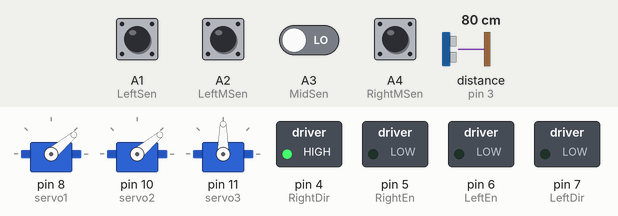
The sketch below on a simulated Arduino Uno, built with avr-gcc and run on an emulated ATmega328P. Shown: 3 × servo, switched loads named in the sketch (green lamp = pin HIGH). The inputs (shaded band) are chosen by the test bench; at power-on: A1 (LeftSen), A2 (LeftMSen), A4 (RightMSen) HIGH, A3 (MidSen) LOW, distance to the obstacle (sensor on pin 3) 80 cm. The echo pulse lasts 58.3 µs per cm; what the sketch prints to the serial monitor is not drawn.

Above: at 1.2 s.
1.3 s: distance to the obstacle (sensor on pin 3) set to 18 cm
3.8 s: distance to the obstacle (sensor on pin 3) set to 13 cm
At 12.0 s:
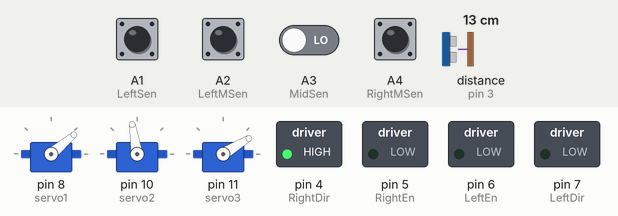
At 19.5 s:
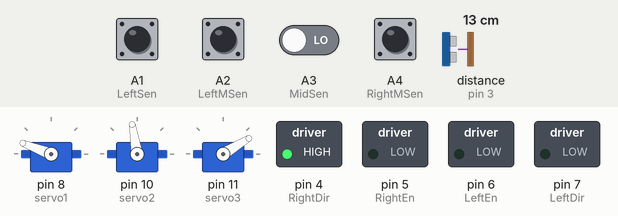
Timing chart, 0 to 27.0 s (numbered marks = the images above; inputs shaded):
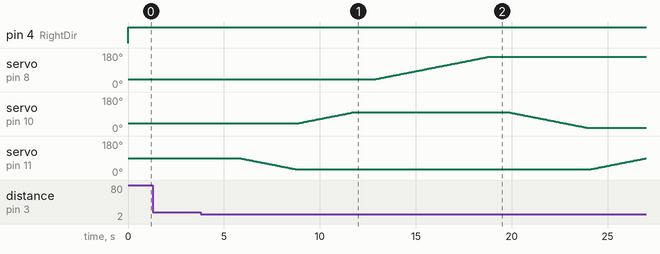

The sketch:

robot_lin_follower_robotic_arm_v1_3.ino
```cpp
// (licence header left out)
//--Ultrasonic Library--
#include <NewPing.h>

//--Servo Library--
#include <Servo.h>

//--Servo Motor--
Servo servo1;
Servo servo2;
Servo servo3;

//--Define HC-Sro4 Pin--
#define trigPin 2
#define echoPin 3
#define MAX_DISTANCE 350

//--Define HC-Sro4 state--
NewPing sonar (trigPin, echoPin, MAX_DISTANCE);
float duration, distance;

//--Define Flag--
int ballFound = 0;
int basketFound = 0;

int servo_1 = 0;
int servo_2 = 0;
int servo_3 = 0;

//--Define Motor Pin--
int RightEn = 5;
int RightDir = 4;
int LeftEn = 6;
int LeftDir = 7;

//--Define LS05 Motor Pin--
int LeftSen = A1;
int LeftMSen = A2;
int MidSen = A3;
int RightMSen = A4;
int RightSen = A5;

void setup() {

  Serial.begin(115200);
  //Motor Driver Pin Setup
  pinMode(RightEn, OUTPUT);
  pinMode(RightDir, OUTPUT);
  pinMode(LeftEn, OUTPUT);
  pinMode(LeftDir, OUTPUT);

  //LSS05 Pin Setup
  pinMode(LeftSen, INPUT);
  pinMode(LeftMSen, INPUT);
  pinMode(MidSen, INPUT);
  pinMode(RightMSen, INPUT);
  pinMode(RightSen, INPUT);

  servo1.attach(8);
  servo2.attach(10);
  servo3.attach(11);

  //Initial Setup position of Servo Motors
  servo1.write(40); //gripper
  servo2.write(40); //gripper supporter
  servo3.write(90); //stand for servo

  //Ultrasonic State
  pinMode(trigPin, OUTPUT);
  pinMode(trigPin, INPUT);
}

void loop() {

  following_line();
  delay(500);
  object_detection();
  delay(500);
}

void following_line()
{
  //Motor Direction Forward
  digitalWrite(RightDir, HIGH);
  digitalWrite(LeftDir, LOW);

  //LSS05 will read the dark stripe and move based on its specified PWM value
  if((digitalRead(LeftSen)==0)&&(digitalRead(LeftMSen)==0)&&(digitalRead(MidSen)==1)&&(digitalRead(RightMSen)==0)&&(digitalRead(RightSen)==0))
  {
    analogWrite(RightEn, 40);   //PWM Speed Control //200
    analogWrite(LeftEn, 40);   //PWM Speed Control //200
  }
  else if((digitalRead(LeftSen)==0)&&(digitalRead(LeftMSen)==1)&&(digitalRead(MidSen)==1)&&(digitalRead(RightMSen)==0)&&(digitalRead(RightSen)==0))
  {
    analogWrite(RightEn, 40);   //PWM Speed Control //200
    analogWrite(LeftEn, 30);   //PWM Speed Control //140
  }
  else if((digitalRead(LeftSen)==0)&&(digitalRead(LeftMSen)==1)&&(digitalRead(MidSen)==0)&&(digitalRead(RightMSen)==0)&&(digitalRead(RightSen)==0))
  {
    analogWrite(RightEn, 40);   //PWM Speed Control //200
    analogWrite(LeftEn, 20);   //PWM Speed Control  //90
  }
  else if((digitalRead(LeftSen)==1)&&(digitalRead(LeftMSen)==1)&&(digitalRead(MidSen)==0)&&(digitalRead(RightMSen)==0)&&(digitalRead(RightSen)==0))
  {
    analogWrite(RightEn, 40);   //PWM Speed Control //200
    analogWrite(LeftEn, 10);   //PWM Speed Control  //50
  }
  else if((digitalRead(LeftSen)==1)&&(digitalRead(LeftMSen)==0)&&(digitalRead(MidSen)==0)&&(digitalRead(RightMSen)==0)&&(digitalRead(RightSen)==0))
  {
    analogWrite(RightEn, 40);   //PWM Speed Control //200
    analogWrite(LeftEn, 0);   //PWM Speed Control //0
  }
  else if((digitalRead(LeftSen)==0)&&(digitalRead(LeftMSen)==0)&&(digitalRead(MidSen)==1)&&(digitalRead(RightMSen)==1)&&(digitalRead(RightSen)==0))
  {
    analogWrite(RightEn, 30);   //PWM Speed Control //140
    analogWrite(LeftEn, 40);   //PWM Speed Control  //200
  }
  else if((digitalRead(LeftSen)==0)&&(digitalRead(LeftMSen)==0)&&(digitalRead(MidSen)==0)&&(digitalRead(RightMSen)==1)&&(digitalRead(RightSen)==0))
  {
    analogWrite(RightEn, 20);   //PWM Speed Control //90
    analogWrite(LeftEn, 40);   //PWM Speed Control //200
  }
  else if((digitalRead(LeftSen)==0)&&(digitalRead(LeftMSen)==0)&&(digitalRead(MidSen)==0)&&(digitalRead(RightMSen)==1)&&(digitalRead(RightSen)==1))
  {
    analogWrite(RightEn, 10);   //PWM Speed Control //50
    analogWrite(LeftEn, 40);   //PWM Speed Control  //200
  }
  else if((digitalRead(LeftSen)==0)&&(digitalRead(LeftMSen)==0)&&(digitalRead(MidSen)==0)&&(digitalRead(RightMSen)==0)&&(digitalRead(RightSen)==1))
  {
    analogWrite(RightEn, 0);   //PWM Speed Control //0
    analogWrite(LeftEn, 40);   //PWM Speed Control //200
  }
}

void object_detection()
{
  delay(50);
  duration = sonar.ping();
  distance = (duration/2) * 0.0343;
  Serial.print("Distance = ");
  Serial.print(distance);

  if ((distance > 3)&&(distance < 15)&&(ballFound==0)&&(basketFound==0))
  {
    //Ball Found, let's catch the ball !!
    if (servo_3 == 0 && servo_2 == 0 && servo_1 == 0)
    {
      analogWrite(RightEn,0);
      analogWrite(LeftEn,0);
      delay(1000);

      //Servo 3 will go from 90 position to its defined degree position that control the gripper motor
      for (int i = 90; i > 30; i--) {
        servo3.write(i);
        delay(50);
      }

      //Servo 2 will go down to assist the gripper
      for (int i = 40; i < 100; i++) {
        servo2.write(i);
        delay(50);
      }
      delay(1000);

      //Servo 1 Gripper going down and pick the ball
      for (int i = 40; i < 160; i++) {
        servo1.write(i);
        delay(50);
      }
      delay(1000);

      //Servo 1 Gripper will hold the ball and Servo 2 will go up
      for (int i = 100; i > 15; i--) { // ------ Consider to change to 40 later
        servo1.write(160); // Gripper will hold the motor
        servo2.write(i);
        delay(50);
      }

      //Servo 3 will go up
      for (int i = 30; i<90; i++)
      {
        servo3.write(i);
        delay(50);
        if ((i == 89)||(i == 90))
        {
          ballFound = 1;
          basketFound = 1;
        }
      }
      if ((ballFound == 1)&&(basketFound == 1)) {
        servo_3 = 1;
        servo_2 = 1;
        servo_1 = 1;
        //Motor Direction Right
        digitalWrite(RightDir, LOW);
        digitalWrite(LeftDir, LOW);
        analogWrite(RightEn, 120);   //PWM Speed Control
        analogWrite(LeftEn, 120);   //PWM Speed Control
        delay(1000);

        if((digitalRead(LeftSen)==1) || (digitalRead(LeftMSen)==1) || (digitalRead(MidSen)==1)|| (digitalRead(RightMSen)==1)|| (digitalRead(RightSen)==1))
        {
          analogWrite(RightEn,0);
          analogWrite(LeftEn,0);
          delay(500);
          following_line();
        }
    }
  }

  else if ((distance > 3)&&(distance < 15)&&(ballFound==1)&&(basketFound==1)) {

    //Basket Found, let's drop the ball !!
    if ((servo_3 == 1)&&(servo_2 == 1)&&(servo_1 == 1))
    {
      analogWrite(RightEn, 0);
      analogWrite(LeftEn, 0);
      delay(1000);

      //Servo 3 going down again
      for (int i = 90; i > 30; i--) {
        servo3.write(i);
        delay(50);
      }
      delay(1000);

      //Servo 2 will go down to assist the gripper
      for (int i = 15; i<100; i++) {
        servo2.write(i);
        delay(50);
      }
      delay(1000);

      //Servo 1 Gripper go down and drop the  ball
      for (int i = 160; i>0; i--) {
        servo1.write(i);
        delay(50);
      }
      delay(1000);

      //Servo 2 will go up
      for (int i = 100; i>15; i--) {
        servo2.write(i);
        delay(50);
      }

      //Servo 3 going up again
      for (int i = 30; i<90; i++) {
        servo3.write(i);
        delay(50);
        if ((i == 89)||(i == 90))
        {
          ballFound = 0;
          basketFound = 0;
        }
      }
      if ((ballFound == 0)&&(basketFound == 0)) {
        servo_3 = 0;
        servo_2 = 0;
        servo_1 = 0;

        //Motor Direction Right
        digitalWrite(RightDir, LOW);
        digitalWrite(LeftDir, LOW);
        analogWrite(RightEn, 120);
        analogWrite(LeftEn, 120);
        delay(1000);

        if((digitalRead(LeftSen)==1) || (digitalRead(LeftMSen)==1) || (digitalRead(MidSen)==1)|| (digitalRead(RightMSen)==1)|| (digitalRead(RightSen)==1))
        {
          analogWrite(RightEn,0);
          analogWrite(LeftEn,0);
          delay(500);
          following_line();
        }
      }
    }
  }
  }
}
```

Measured:
- the behaviour switches between 16 and 15 cm on distance to the obstacle (sensor on pin 3) (found by bisection; images 0 and 1)
- after the input at 1.3 s, every drawn part: stays the same
- after the input at 3.8 s, servo on pin 8 (servo1): moves from 40° to 160° over 7.0 s, starting after 9.0 s; servo on pin 10 (servo2): rises from 40° to 100° in 11.0 s, then falls to 16° in 4.2 s
